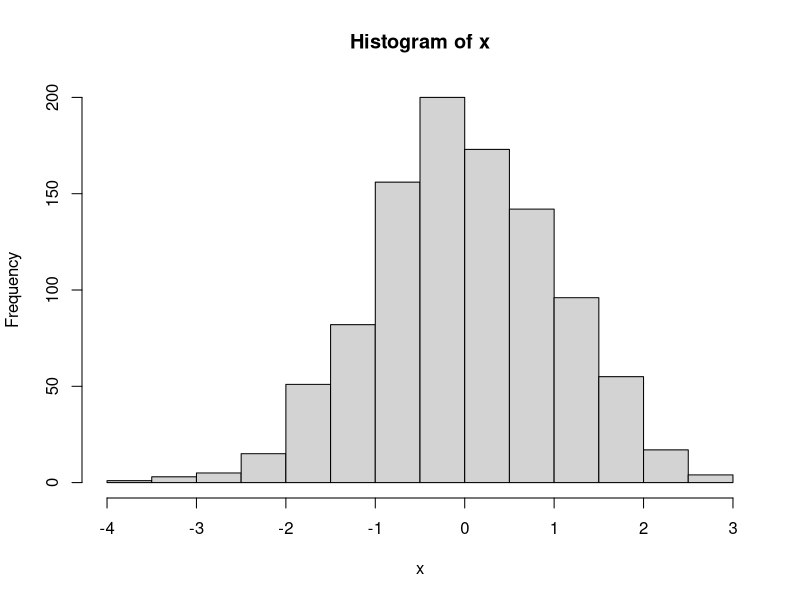
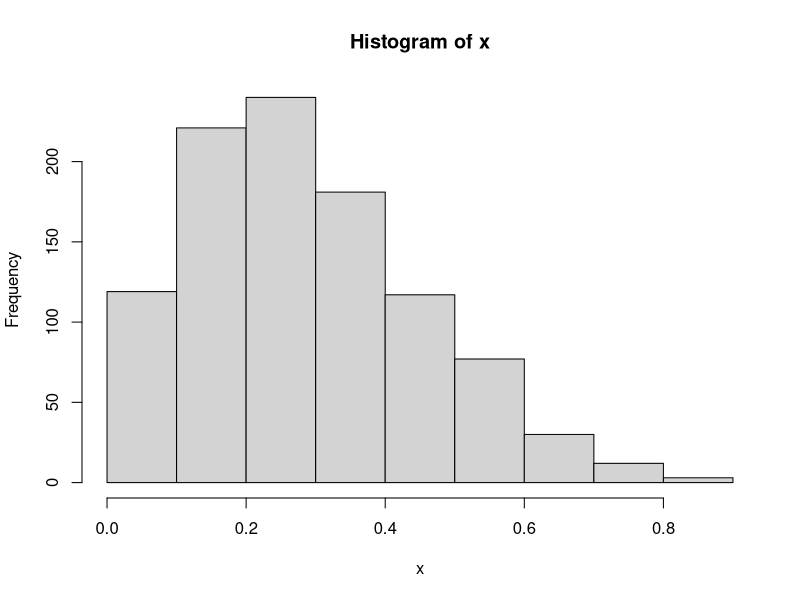
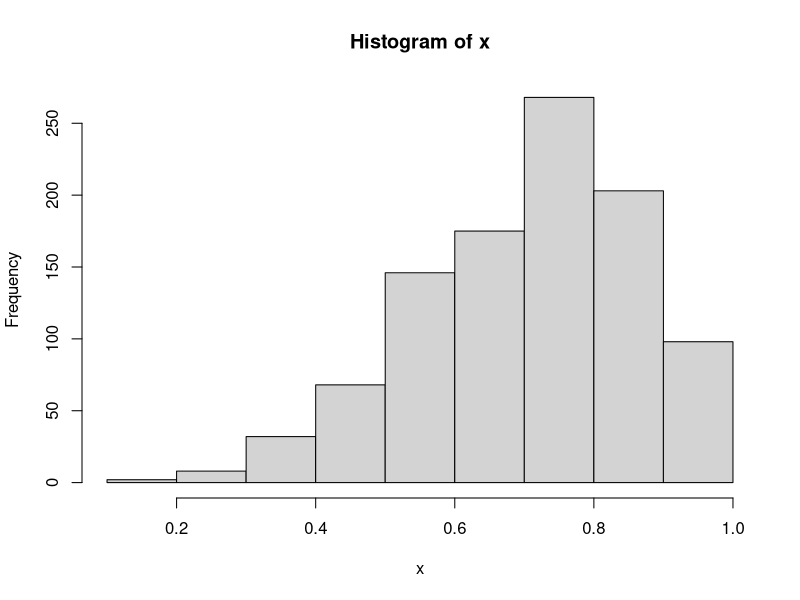
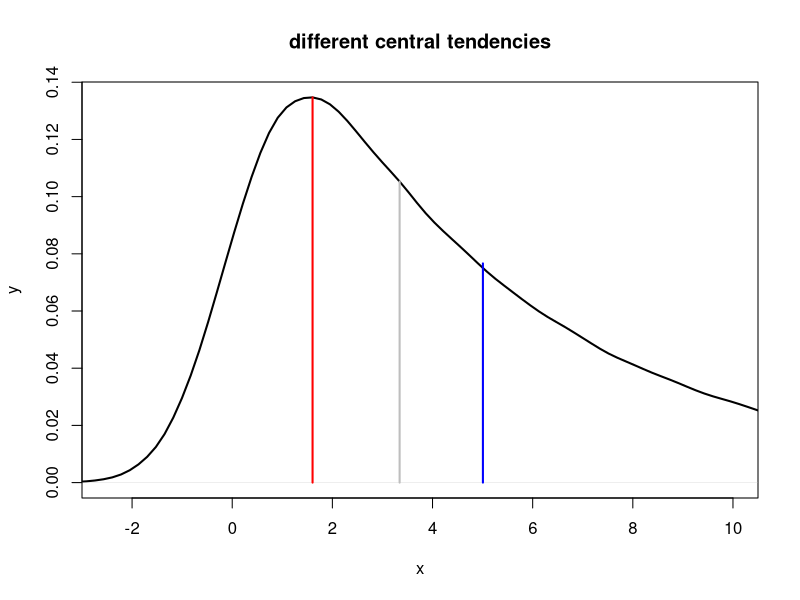
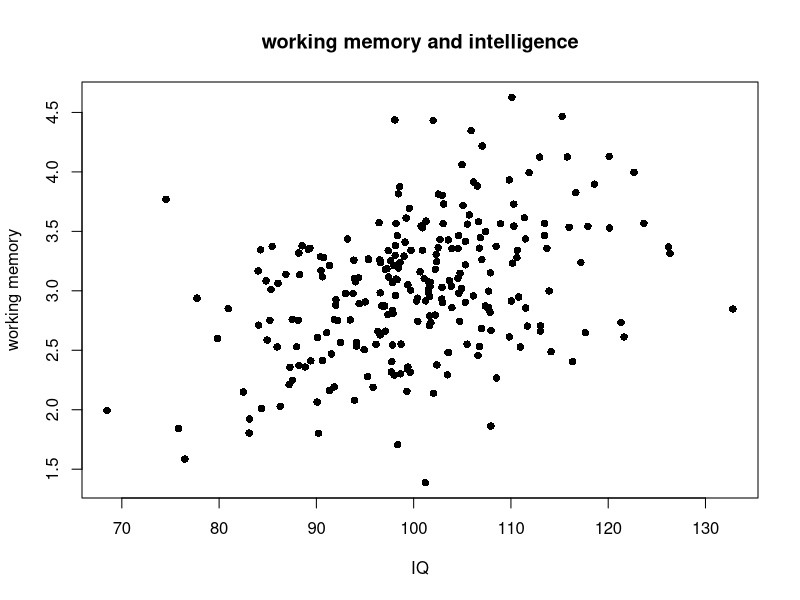
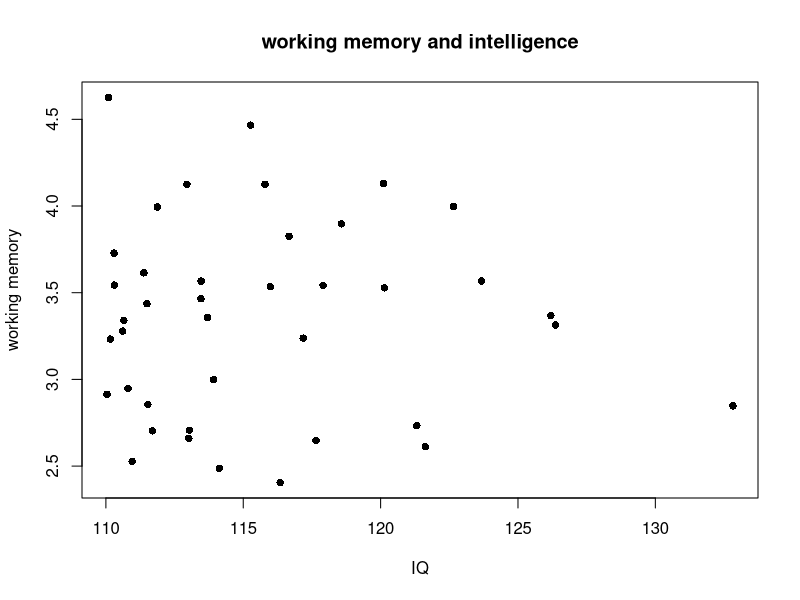

The R source for these figures, in order:
## ---- chunk 1
nominalVariables <- c("Alaska", "Florida", "New York", "Washington", "Texas") 
## ---- chunk 2
x<-rnorm(1000, mean = 0, sd = 1)
hist(x)
## ---- chunk 3
x<-rbeta(1000,2,5)
hist(x)
## ---- chunk 4
x<-rbeta(1000,5,2)
hist(x)
## ---- chunk 5
X = 99.6 # body temp for one person
M = 98.6 # the mean for the group
SD = 0.5 # the standard deviation for the group
Z=(X-M)/SD; Z
## ---- chunk 6

x <- seq(-2.5, 10, length=1000000)
hx5 <- rnorm(x,0,1) + rexp(x,1/5) # tau=5 (rate = 1/tau)
#
# Compute the density.
#
dens <- density(hx5)
#
# Compute some measures of location.
#
n <- length(dens$y)                       #$
dx <- mean(diff(dens$x))                  # Typical spacing in x $
y.unit <- sum(dens$y) * dx                # Check: this should integrate to 1 $
dx <- dx / y.unit                         # Make a minor adjustment
x.mean <- sum(dens$y * dens$x) * dx
y.mean <- dens$y[length(dens$x[dens$x < x.mean])] #$
x.mode <- dens$x[i.mode <- which.max(dens$y)]
y.mode <- dens$y[i.mode]                  #$
y.cs <- cumsum(dens$y)                    #$
x.med <- dens$x[i.med <- length(y.cs[2*y.cs <= y.cs[n]])] #$
y.med <- dens$y[i.med]                                    #$
#
# Plot the density and the statistics.
#
plot(dens, xlim=c(-2.5,10), type="l", col="black", 
     xlab="x",ylab = "y", main="different central tendencies", lwd=2)
temp <- mapply(function(x,y,c) lines(c(x,x), c(0,y), lwd=2, col=c), 
               c(x.mean, x.med, x.mode), 
               c(y.mean, y.med, y.mode), 
               c("Blue", "Gray", "Red"))
## ---- chunk 7
pointsPerGame<-c(28,26,10,27,20,38,23,28,25,2)
## ---- chunk 8
sum(pointsPerGame)
length(pointsPerGame) 
## ---- chunk 9
sum(pointsPerGame)/length(pointsPerGame)
## ---- chunk 10
pointsPerGame - mean(pointsPerGame)
## ---- chunk 11
deviationScores<- pointsPerGame - mean(pointsPerGame)
devsum <- sum(deviationScores)
## ---- chunk 12
devsum <- if(all.equal(0L, devsum)) 0L else devsum ;devsum
## ---- chunk 13
devsum/length(pointsPerGame)
## ---- chunk 14
(pointsPerGame - mean(pointsPerGame))^2
devSq <- (pointsPerGame - mean(pointsPerGame))^2
devSumSq <- sum(devSq) ; devSumSq
variance <- devSumSq/length(pointsPerGame) ; variance
## ---- chunk 15
sqrt(variance)
## ---- chunk 16
IQ <- rnorm(250, mean = 100, sd = 10)
workingMemory <- IQ*rnorm(250, mean = 3, sd = 0.5)/100
df = data.frame(IQ, workingMemory)
plot(df$workingMemory~df$IQ, xlab="IQ" , ylab="working memory", pch = 16, main = "working memory and intelligence")
cor.test(df$IQ, df$workingMemory)
## ---- chunk 17
dfAttenuated <- df[df$IQ >110, ]
plot(dfAttenuated$workingMemory~dfAttenuated$IQ, xlab="IQ" , ylab="working memory", pch = 16, main = "working memory and intelligence")
cor.test(dfAttenuated$IQ, dfAttenuated$workingMemory)
